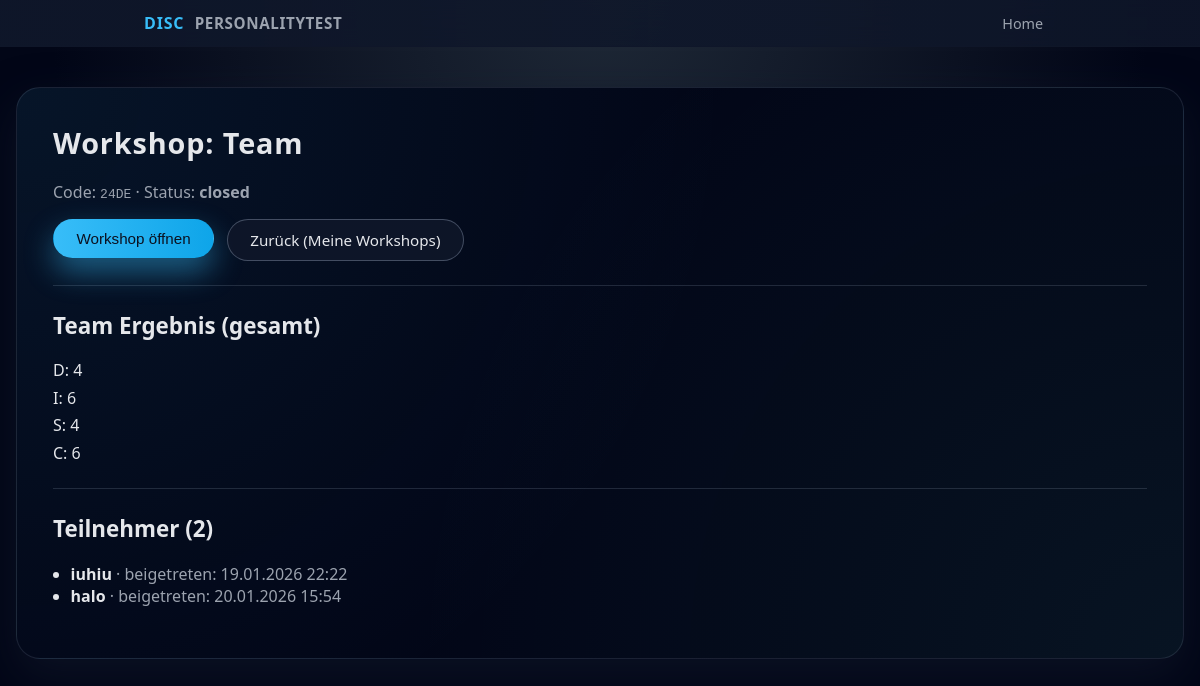
The app's page /workshops/24DE/host (signed in), older data.
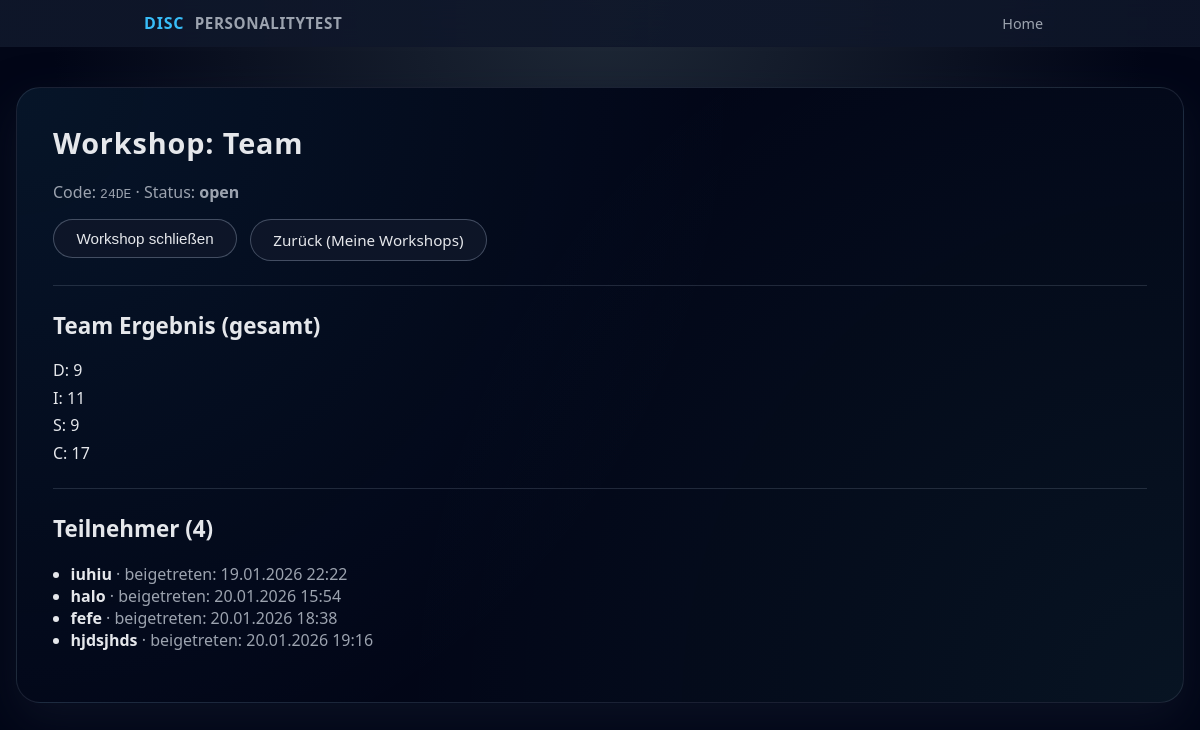
The same page, newer data.
### models.py (models this page shows)
class Workshop(db.Model):
    __tablename__ = "workshops"
    id = db.Column(db.Integer, primary_key=True)
    code = db.Column(db.String(16), unique=True, nullable=False)
    title = db.Column(db.String(200), nullable=False)
    status = db.Column(db.String(20), default="open", nullable=False)
    created_at = db.Column(db.DateTime, default=datetime.utcnow, nullable=False)
    host_id = db.Column(db.Integer, db.ForeignKey("hosts.id"), nullable=False)
    host = db.relationship("Host", back_populates="workshops")
    participants = db.relationship("Participant", back_populates="workshop", cascade="all, delete-orphan")
    answers = db.relationship("Answer", back_populates="workshop", cascade="all, delete-orphan")

class Participant(db.Model):
    __tablename__ = "participants"
    id = db.Column(db.Integer, primary_key=True)
    name = db.Column(db.String(120), nullable=False)
    participant_token = db.Column(db.String(64), unique=True, nullable=False)
    joined_at = db.Column(db.DateTime, default=datetime.utcnow, nullable=False)
    workshop_id = db.Column(db.Integer, db.ForeignKey("workshops.id"), nullable=False)
    workshop = db.relationship("Workshop", back_populates="participants")
    answers = db.relationship("Answer", back_populates="participant", cascade="all, delete-orphan")

### app.py (the view)
@app.route("/workshops/<code>/host", methods=["GET"])
def host_dashboard(code):
    if not require_host_login():
        return redirect(url_for("login_get"))
    workshop = Workshop.query.filter_by(code=code, host_id=session["host_id"]).first_or_404()
    participants = Participant.query.filter_by(workshop_id=workshop.id).order_by(Participant.joined_at.asc()).all()
    team = {"D": 0, "I": 0, "S": 0, "C": 0}
    rows = (
        db.session.query(Question.dimension, func.sum(Answer.value))
        .join(Answer, Answer.question_id == Question.id)
        .filter(Answer.workshop_id == workshop.id)
        .group_by(Question.dimension)
        .all()
    )
    for dim, total in rows:
        team[dim] = int(total or 0)
    return render_template(
        "host_dashboard.html",
        workshop=workshop,
        participants=participants,
        team=team
    )

### app.py (called while the page is built)
def require_host_login():
    return "host_id" in session

### templates/host_dashboard.html
{% extends "base.html" %}
{% block content %}
<h1>Workshop: {{ workshop.title }}</h1>
<p>
  Code: <code>{{ workshop.code }}</code> · Status:
  <strong>{{ workshop.status }}</strong>
</p>
<div class="btn-row" style="margin-top: 1rem;">
  <form method="POST" action="{{ url_for('workshop_toggle', code=workshop.code) }}" style="margin:0;">
    {% if workshop.status == "open" %}
      <button class="btn btn-secondary" type="submit">Workshop schließen</button>
    {% else %}
      <button class="btn btn-primary" type="submit">Workshop öffnen</button>
    {% endif %}
  </form>
  <a class="btn btn-secondary" href="{{ url_for('dashboard') }}">Zurück (Meine Workshops)</a>
</div>
<hr style="margin: 1.5rem 0; border: 0; border-top: 1px solid rgba(148,163,184,0.2);">
<h2>Team Ergebnis (gesamt)</h2>
<ul class="results-list">
  <li>D: {{ team["D"] }}</li>
  <li>I: {{ team["I"] }}</li>
  <li>S: {{ team["S"] }}</li>
  <li>C: {{ team["C"] }}</li>
</ul>
<hr style="margin: 1.5rem 0; border: 0; border-top: 1px solid rgba(148,163,184,0.2);">
<h2>Teilnehmer ({{ participants|length }})</h2>
{% if participants|length == 0 %}
  <p>Noch keine Teilnehmer beigetreten.</p>
{% else %}
  <ul>
    {% for p in participants %}
      <li>
        <strong>{{ p.name }}</strong>
        <span style="color: var(--muted);">· beigetreten: {{ p.joined_at.strftime("%d.%m.%Y %H:%M") }}</span>
      </li>
    {% endfor %}
  </ul>
{% endif %}
{% endblock %}

### templates/base.html (shortened to what this page needs)
<!DOCTYPE html>
<html lang="de">
<head>
    <link rel="stylesheet" href="{{ url_for('static', filename='style.css') }}">
</head>
<body>
<header class="topbar">
    <div class="topbar-inner">
        <div class="brand">
            <span class="brand-logo">DISC</span>
            <span class="brand-text">personalitytest</span>
        </div>
        <nav class="nav-links">
            <a href="{{ url_for('index') }}">Home</a>
        </nav>
    </div>
</header>
<main class="page {% if fullscreen %}page-fullscreen{% endif %}">
    <div class="{% if not fullscreen %}card{% endif %}">
        {% block content %}{% endblock %}
    </div>
</main>
</body>
</html>

### static/style.css (style rules this page uses)
:root { --bg: #0f172a; --bg-soft: #111827; --card-bg: #0b1120; --accent: #38bdf8; --accent-soft: rgba(56, 189, 248, 0.15); --accent-strong: #0ea5e9; --text: #e5e7eb; --muted: #9ca3af; --danger: #f97373; --border: #1f2937; --radius-lg: 18px; --radius-full: 999px; --shadow-soft: 0 18px 45px rgba(15, 23, 42, 0.65); --spacing: 1.25rem; --font-main: system-ui, -apple-system, BlinkMacSystemFont, "Segoe UI", sans-serif; }
*, *::before, *::after { box-sizing: border-box; }
body { margin: 0; min-height: 100vh; background: radial-gradient(circle at top, #1f2937 0, #020617 55%); color: var(--text); font-family: var(--font-main); display: flex; flex-direction: column; }
.topbar { position: sticky; top: 0; z-index: 20; background: linear-gradient(to right, rgba(15,23,42,0.95), rgba(15,23,42,0.85)); border-bottom: 1px solid rgba(15, 23, 42, 0.8); backdrop-filter: blur(18px); }
.topbar-inner { max-width: 960px; margin: 0 auto; padding: 0.75rem 1.5rem; display: flex; align-items: center; justify-content: space-between; }
.brand { display: flex; align-items: center; gap: 0.65rem; }
.brand-logo { font-weight: 800; font-size: 1rem; color: #38bdf8; letter-spacing: 0.05em; }
.brand-text { font-weight: 600; font-size: 0.95rem; letter-spacing: 0.04em; text-transform: uppercase; color: var(--muted); }
.nav-links a { color: var(--muted); text-decoration: none; font-size: 0.9rem; padding: 0.4rem 0.8rem; border-radius: var(--radius-full); transition: background 0.15s ease, color 0.15s ease; }
.page { flex: 1; display: flex; align-items: flex-start; justify-content: center; padding: 2.5rem 1rem 3.5rem; }
.card { width: 100%; max-width: 1100; background: radial-gradient(circle at top left, rgba(56,189,248,0.08), transparent 55%), radial-gradient(circle at bottom right, rgba(94,234,212,0.06), transparent 60%), #020617; border-radius: 24px; border: 1px solid rgba(148, 163, 184, 0.16); box-shadow: var(--shadow-soft); padding: 2.2rem clamp(1.6rem, 3vw, 2.4rem); }
h1, h2, h3 { margin-top: 0; font-weight: 600; }
h1 { font-size: clamp(1.8rem, 2.2vw, 2.1rem); letter-spacing: 0.03em; }
h2 { font-size: clamp(1.4rem, 1.8vw, 1.7rem); }
p { margin: 0.3rem 0 0.8rem; color: var(--muted); }
ul { padding-left: 1.1rem; }
.btn-row { display: flex; flex-wrap: wrap; gap: 0.8rem; margin-top: 6.4rem; }
.btn { display: inline-flex; align-items: center; justify-content: center; padding: 0.6rem 1.4rem; border-radius: var(--radius-full); border: 1px solid transparent; font-size: 0.95rem; font-weight: 500; text-decoration: none; cursor: pointer; transition: transform 0.1s ease, box-shadow 0.15s ease, background 0.15s ease, border-color 0.15s ease; }
.btn-secondary { background: rgba(15, 23, 42, 0.9); color: var(--text); border-color: rgba(148, 163, 184, 0.4); }
form { margin-top: 1.2rem; display: flex; flex-direction: column; gap: 0.9rem; }
.results-list { list-style: none; padding-left: 0; margin-top: 1rem; }
.results-list li { margin-bottom: 0.35rem; }

Row changes from the older to the newer data that the page shows:
changed Workshop "Team": status "closed" → "open"
added Participant: name "fefe", joined_at "20.01.2026 18:38"
added Participant: name "hjdsjhds", joined_at "20.01.2026 19:16"
Text that changed along with them:
{{ team["D"] }}: "4" → "9"
{{ team["I"] }}: "6" → "11"
{{ team["S"] }}: "4" → "9"
{{ team["C"] }}: "6" → "17"
{{ participants|length }}: "2" → "4"
text no longer shown: "Workshop öffnen"
text now shown: "Workshop schließen"
